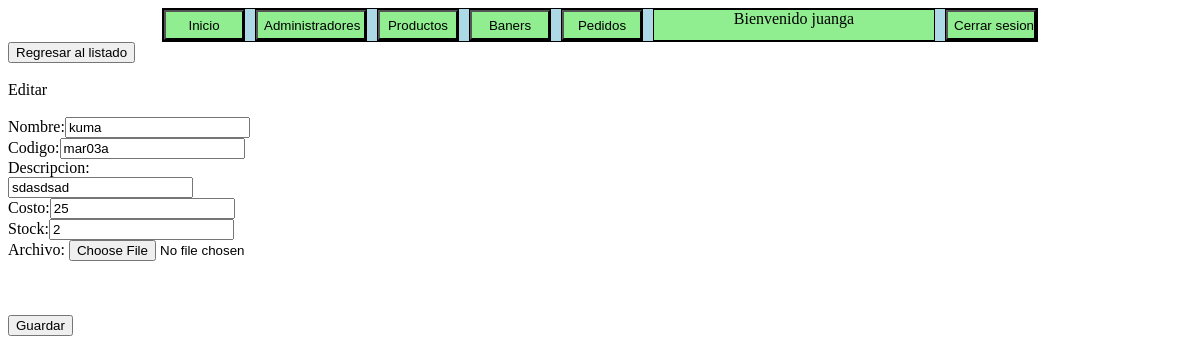
The app's page /Productos/Productos_editar.php?id=6 (signed in) with its own data.
### tables this page shows
CREATE TABLE IF NOT EXISTS `productos` (
  `id` int(11) NOT NULL AUTO_INCREMENT,
  `nombre` varchar(128) NOT NULL,
  `codigo` varchar(32) NOT NULL,
  `descripcion` text NOT NULL,
  `costo` double NOT NULL,
  `stock` int(11) NOT NULL,
  `archivo_n` varchar(255) NOT NULL,
  `archivo` varchar(128) NOT NULL,
  `status` int(1) NOT NULL DEFAULT '1',
  `eliminado` int(1) NOT NULL DEFAULT '0',
  PRIMARY KEY (`id`)
);

### Productos/Productos_editar.php (the view, shortened to what this page needs)
<?php
    $varsesion =$_SESSION['nombre'];
    if($varsesion==null||$varsesion==''){
        header("Location:Index.php");
    }
    else{
        $name = $_SESSION['nombre'];
    }
?>
<html>
    <head>
    </head>
    <body>
    <div class='Menup'>
            <div class='Inicio'>
            <input type="button" class='botoni' value="Inicio" onclick="bienvenido();">
            </div>
            <div class='administradores'>
            <input type="button" class='botona' value="Administradores" onclick="administradores();">
            </div>
            <div class='productos'>
            <input type="button" class='botonp' value="Productos" onclick="">
            </div>
            <div class='baners'>
            <input type="button" class='botoni' value="Baners" onclick="baners();">
            </div>
            <div clasS='pedidos'>
            <input type="button" class='botoni' value="Pedidos" onclick="pedidos();">
            </div>
            <div class='nombre'>Bienvenido <?php echo $name;?> </div>
            <div class='cerrar'>
            <input type="button" class='boton' value="Cerrar sesion" onclick="cerrarsesion();">
            </div>
        </div>
        <button onclick="window.location.href='productos_lista.php'">Regresar al listado</button><br><br>
        Editar<br><br>
        <?php
            $con = conecta();
            $id = $_REQUEST['id'];
            $sql ="SELECT nombre,codigo,descripcion,costo,stock FROM `productos` WHERE id=$id;";
            $res = $con->query($sql);
            $row=$res->fetch_array();
        ?>
        <form name="forma01" enctype="multipart/form-data">
            <?php
            $name = $row["nombre"];
            $codigo = $row["codigo"];
            $description = $row["descripcion"];
            $costo = $row["costo"];
            $stock = $row["stock"];
            echo "<label> Nombre:";
            echo"<input type='text' name='nombre' id='nombre' placeholder='$name' value='$name'><br>";
            echo"</label>";
        echo"<label> Codigo:";
        echo"<input type='text' name='codigo' id='codigo' placeholder='$codigo' value='$codigo'> <div id='mensajecodigo' style='color:#F00;font-size:16px;'></div>";
        echo"</label>";
        echo"<label>Descripcion:<br>";
        echo"<input cols='20' rows='5' type= 'text' name='description' id='description' placeholder='$description' value='$description'>";
        echo"</label><br>";
        echo"<label >Costo:";
        echo"<input type='number' name='costo' id='costo' placeholder='$costo' value='$costo'>";
        echo"</label><br>";
        echo"<label >Stock:";
        echo"<input type='number' name='stock' id='stock' placeholder='$stock' value='$stock'>";
        echo"</label><br>";
        ?>
        <label >Archivo:
            <input type="file" id="archivo" name="archivo"><div id="mensajearch" style="color:#F00;font-size:16px;"></div><br><br>
        </label><br>
        <?php
        echo"<input type='button' value='Guardar'onclick='validacion($id);'>";
        ?>
        </form>
    </body>
</html>

### Productos/Productos_editar.php (style rules this page uses)
.menup { height: 32px; width:874px; border: 1px solid black; margin-left: auto; margin-right: auto; background-color:lightblue; }
.nombre { height: 30px; width: 280px; border: 1px solid black; background-color:lightgreen; float: left; text-align: center; }
.cerrar { height: 30px; width: 90px; border: 1px solid black; background-color:lightgreen; float: left; margin-left:10px; }
.boton { background-color: lightgreen; width: 90px; height: 30px; }
.Inicio { float: left; height: 30px; width: 80px; border: 1px solid black; background-color:lightgreen; margin-right:10px; }
.botoni { background-color: lightgreen; width: 80px; height: 30px; }
.administradores { float:left; border: 1px solid black; margin-right:10px; }
.botona { background-color: lightgreen; width: 110px; height: 30px; }
.productos { float:left; border: 1px solid black; margin-right:10px; }
.botonp { background-color: lightgreen; width: 80px; height: 30px; }
.baners { float:left; border: 1px solid black; margin-right:10px; }
.pedidos { float:left; border: 1px solid black; margin-right:10px; }

### records on screen
productos: nombre "kuma", codigo "mar03a", description "sdasdsad", costo "25", stock "2"

### other values on screen
$name "juanga"
